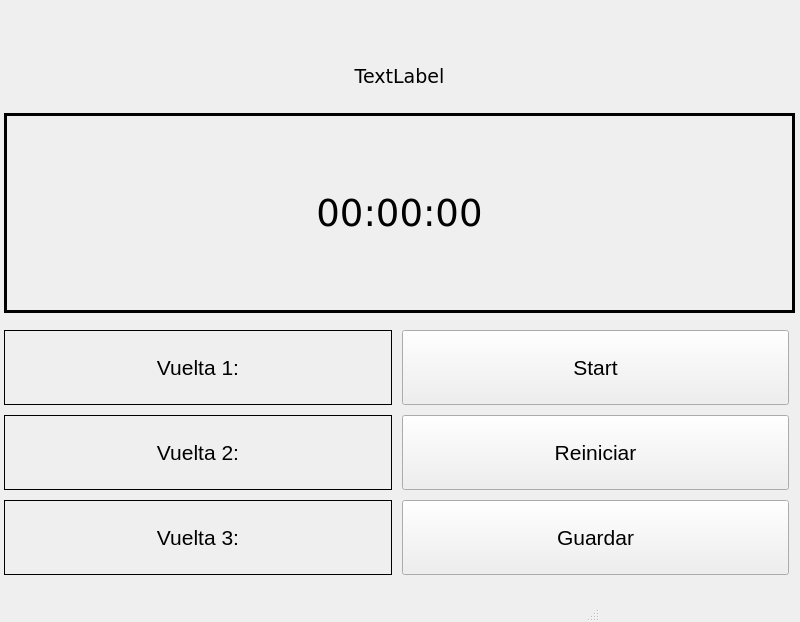
<?xml version="1.0" encoding="UTF-8"?>
<ui version="4.0">
 <class>MainWindow</class>
 <widget class="QMainWindow" name="MainWindow">
  <property name="geometry">
   <rect>
    <x>0</x>
    <y>0</y>
    <width>800</width>
    <height>600</height>
   </rect>
  </property>
  <property name="sizePolicy">
   <sizepolicy hsizetype="Fixed" vsizetype="Fixed">
    <horstretch>0</horstretch>
    <verstretch>0</verstretch>
   </sizepolicy>
  </property>
  <property name="maximumSize">
   <size>
    <width>800</width>
    <height>600</height>
   </size>
  </property>
  <property name="windowTitle">
   <string>MainWindow</string>
  </property>
  <property name="autoFillBackground">
   <bool>false</bool>
  </property>
  <widget class="QWidget" name="centralwidget">
   <property name="minimumSize">
    <size>
     <width>800</width>
     <height>600</height>
    </size>
   </property>
   <property name="maximumSize">
    <size>
     <width>800</width>
     <height>600</height>
    </size>
   </property>
   <widget class="QWidget" name="verticalLayoutWidget">
    <property name="geometry">
     <rect>
      <x>-1</x>
      <y>39</y>
      <width>801</width>
      <height>561</height>
     </rect>
    </property>
    <layout class="QVBoxLayout" name="verticalLayout">
     <property name="spacing">
      <number>0</number>
     </property>
     <property name="sizeConstraint">
      <enum>QLayout::SetDefaultConstraint</enum>
     </property>
     <property name="leftMargin">
      <number>5</number>
     </property>
     <property name="rightMargin">
      <number>5</number>
     </property>
     <item>
      <widget class="QLabel" name="nombre_paciente">
       <property name="maximumSize">
        <size>
         <width>16777215</width>
         <height>50</height>
        </size>
       </property>
       <property name="font">
        <font>
         <family>DejaVu Sans</family>
         <pointsize>14</pointsize>
        </font>
       </property>
       <property name="text">
        <string>TextLabel</string>
       </property>
       <property name="alignment">
        <set>Qt::AlignCenter</set>
       </property>
      </widget>
     </item>
     <item>
      <widget class="QLabel" name="Cronometro">
       <property name="enabled">
        <bool>true</bool>
       </property>
       <property name="sizePolicy">
        <sizepolicy hsizetype="Fixed" vsizetype="Fixed">
         <horstretch>0</horstretch>
         <verstretch>0</verstretch>
        </sizepolicy>
       </property>
       <property name="maximumSize">
        <size>
         <width>800</width>
         <height>200</height>
        </size>
       </property>
       <property name="font">
        <font>
         <family>DejaVu Sans</family>
         <pointsize>28</pointsize>
        </font>
       </property>
       <property name="layoutDirection">
        <enum>Qt::LeftToRight</enum>
       </property>
       <property name="frameShape">
        <enum>QFrame::Box</enum>
       </property>
       <property name="lineWidth">
        <number>3</number>
       </property>
       <property name="text">
        <string>00:00:00</string>
       </property>
       <property name="alignment">
        <set>Qt::AlignCenter</set>
       </property>
      </widget>
     </item>
     <item>
      <layout class="QHBoxLayout" name="VentanaCrono">
       <property name="spacing">
        <number>10</number>
       </property>
       <property name="leftMargin">
        <number>0</number>
       </property>
       <property name="rightMargin">
        <number>5</number>
       </property>
       <item>
        <layout class="QVBoxLayout" name="verticalLayout_2">
         <property name="spacing">
          <number>10</number>
         </property>
         <property name="leftMargin">
          <number>0</number>
         </property>
         <property name="topMargin">
          <number>5</number>
         </property>
         <property name="rightMargin">
          <number>0</number>
         </property>
         <property name="bottomMargin">
          <number>10</number>
         </property>
         <item>
          <widget class="QLabel" name="Tiempo_v_1">
           <property name="maximumSize">
            <size>
             <width>393</width>
             <height>75</height>
            </size>
           </property>
           <property name="font">
            <font>
             <pointsize>16</pointsize>
            </font>
           </property>
           <property name="frameShape">
            <enum>QFrame::Box</enum>
           </property>
           <property name="frameShadow">
            <enum>QFrame::Plain</enum>
           </property>
           <property name="text">
            <string>Vuelta 1:</string>
           </property>
           <property name="alignment">
            <set>Qt::AlignCenter</set>
           </property>
          </widget>
         </item>
         <item>
          <widget class="QLabel" name="Tiempo_v_2">
           <property name="maximumSize">
            <size>
             <width>393</width>
             <height>75</height>
            </size>
           </property>
           <property name="font">
            <font>
             <pointsize>16</pointsize>
            </font>
           </property>
           <property name="frameShape">
            <enum>QFrame::Box</enum>
           </property>
           <property name="text">
            <string>Vuelta 2:</string>
           </property>
           <property name="alignment">
            <set>Qt::AlignCenter</set>
           </property>
          </widget>
         </item>
         <item>
          <widget class="QLabel" name="Tiempo_v_3">
           <property name="maximumSize">
            <size>
             <width>393</width>
             <height>75</height>
            </size>
           </property>
           <property name="font">
            <font>
             <pointsize>16</pointsize>
            </font>
           </property>
           <property name="frameShape">
            <enum>QFrame::Box</enum>
           </property>
           <property name="frameShadow">
            <enum>QFrame::Plain</enum>
           </property>
           <property name="lineWidth">
            <number>1</number>
           </property>
           <property name="midLineWidth">
            <number>0</number>
           </property>
           <property name="text">
            <string>Vuelta 3:</string>
           </property>
           <property name="scaledContents">
            <bool>false</bool>
           </property>
           <property name="alignment">
            <set>Qt::AlignCenter</set>
           </property>
          </widget>
         </item>
        </layout>
       </item>
       <item>
        <layout class="QVBoxLayout" name="verticalLayout_3">
         <property name="spacing">
          <number>10</number>
         </property>
         <property name="sizeConstraint">
          <enum>QLayout::SetDefaultConstraint</enum>
         </property>
         <property name="topMargin">
          <number>5</number>
         </property>
         <property name="rightMargin">
          <number>1</number>
         </property>
         <property name="bottomMargin">
          <number>10</number>
         </property>
         <item>
          <widget class="QPushButton" name="Start">
           <property name="maximumSize">
            <size>
             <width>390</width>
             <height>75</height>
            </size>
           </property>
           <property name="font">
            <font>
             <family>Arial</family>
             <pointsize>16</pointsize>
            </font>
           </property>
           <property name="text">
            <string>Start</string>
           </property>
          </widget>
         </item>
         <item>
          <widget class="QPushButton" name="Reset">
           <property name="maximumSize">
            <size>
             <width>390</width>
             <height>75</height>
            </size>
           </property>
           <property name="font">
            <font>
             <family>Arial</family>
             <pointsize>16</pointsize>
            </font>
           </property>
           <property name="text">
            <string>Reiniciar</string>
           </property>
          </widget>
         </item>
         <item>
          <widget class="QPushButton" name="Guardar">
           <property name="maximumSize">
            <size>
             <width>390</width>
             <height>75</height>
            </size>
           </property>
           <property name="font">
            <font>
             <family>Liberation Sans</family>
             <pointsize>16</pointsize>
            </font>
           </property>
           <property name="text">
            <string>Guardar</string>
           </property>
          </widget>
         </item>
        </layout>
       </item>
      </layout>
     </item>
    </layout>
   </widget>
  </widget>
  <widget class="QStatusBar" name="statusbar">
   <property name="maximumSize">
    <size>
     <width>600</width>
     <height>800</height>
    </size>
   </property>
  </widget>
 </widget>
 <resources/>
 <connections/>
</ui>
